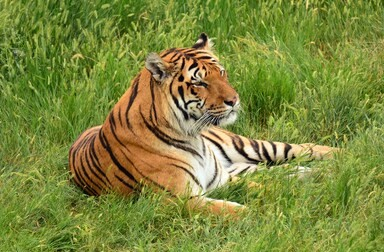
#> input picture grass-tiger.png, 384 x 252 px, found by its file name
$ python image_seg.py
#> lines starting #> are read from the running program, lines starting #| are printed output that depends on the picture
from sklearn.cluster import KMeans
import matplotlib.pyplot as plt
import matplotlib.image as mpimg

#pic = plt.imread('interlocking_ub.png')/255  # dividing by 255 to bring the pixel values between 0 and 1
img = mpimg.imread('..\grass-tiger.png')
#> img is the input picture: shape (252, 384, 3) float32; mean R, G, B 0.492, 0.53, 0.239
#print(img)
#print(img.shape)
pic_n = img.reshape(img.shape[0]*img.shape[1], img.shape[2])


kmeans = KMeans(n_clusters=8, random_state=0).fit(pic_n)
pic2show = kmeans.cluster_centers_[kmeans.labels_]

cluster_pic = pic2show.reshape(img.shape[0], img.shape[1], img.shape[2])
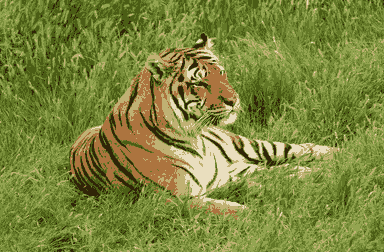
#> cluster_pic: shape (252, 384, 3) float32; mean R, G, B 0.492, 0.53, 0.239
print("Done")
plt.imshow(cluster_pic)
plt.show()

$ run again, with stop-street-sign.png copied over grass-tiger.png
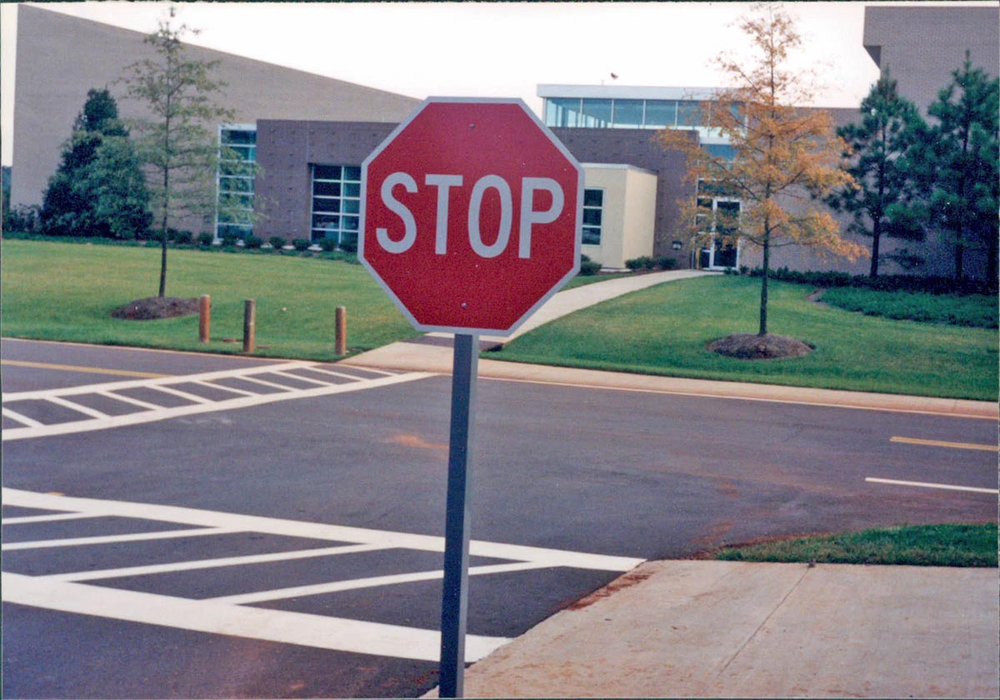
#> input picture stop-street-sign.png, 1000 x 700 px, shrunk from 1200 x 840 before the run, found by its file name
#> img is the input picture: shape (700, 1000, 3) float32; mean R, G, B 0.512, 0.501, 0.527
#> `cluster_pic = pic2show.reshape(img.shape[0], img.shape[1], img.shape[2])`:
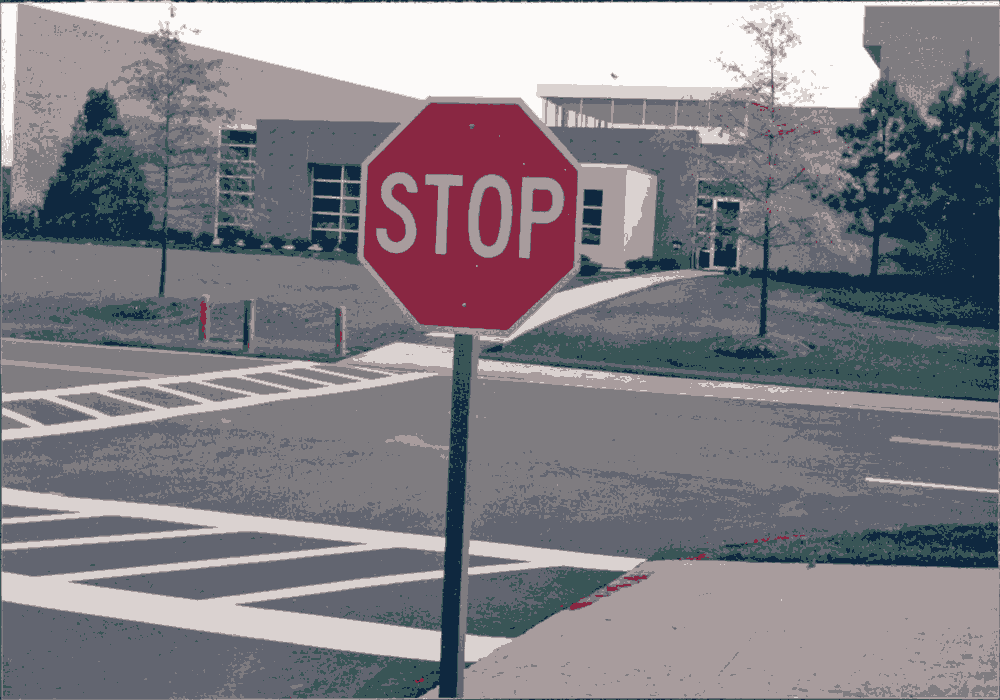
#> cluster_pic: shape (700, 1000, 3) float32; mean R, G, B 0.511, 0.501, 0.526

$ run again, with writing_on_bg.png copied over grass-tiger.png
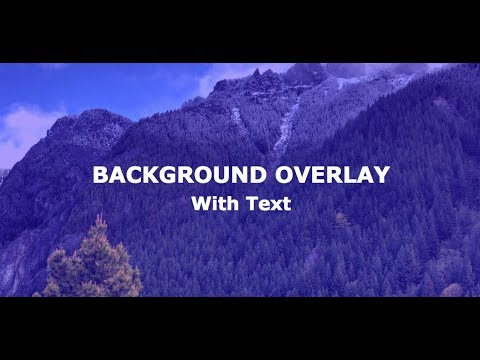
#> input picture writing_on_bg.png, 480 x 360 px, found by its file name
#> img is the input picture: shape (360, 480, 3) float32; mean R, G, B 0.175, 0.157, 0.403
#> `cluster_pic = pic2show.reshape(img.shape[0], img.shape[1], img.shape[2])`:
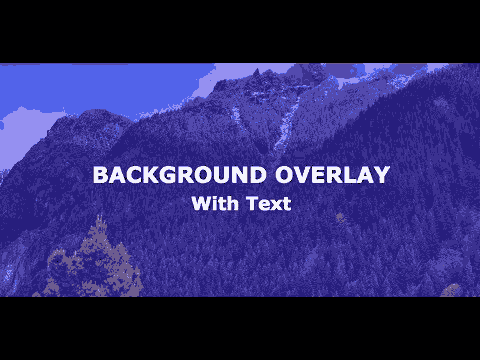
#> cluster_pic: shape (360, 480, 3) float32; mean R, G, B 0.175, 0.157, 0.404
